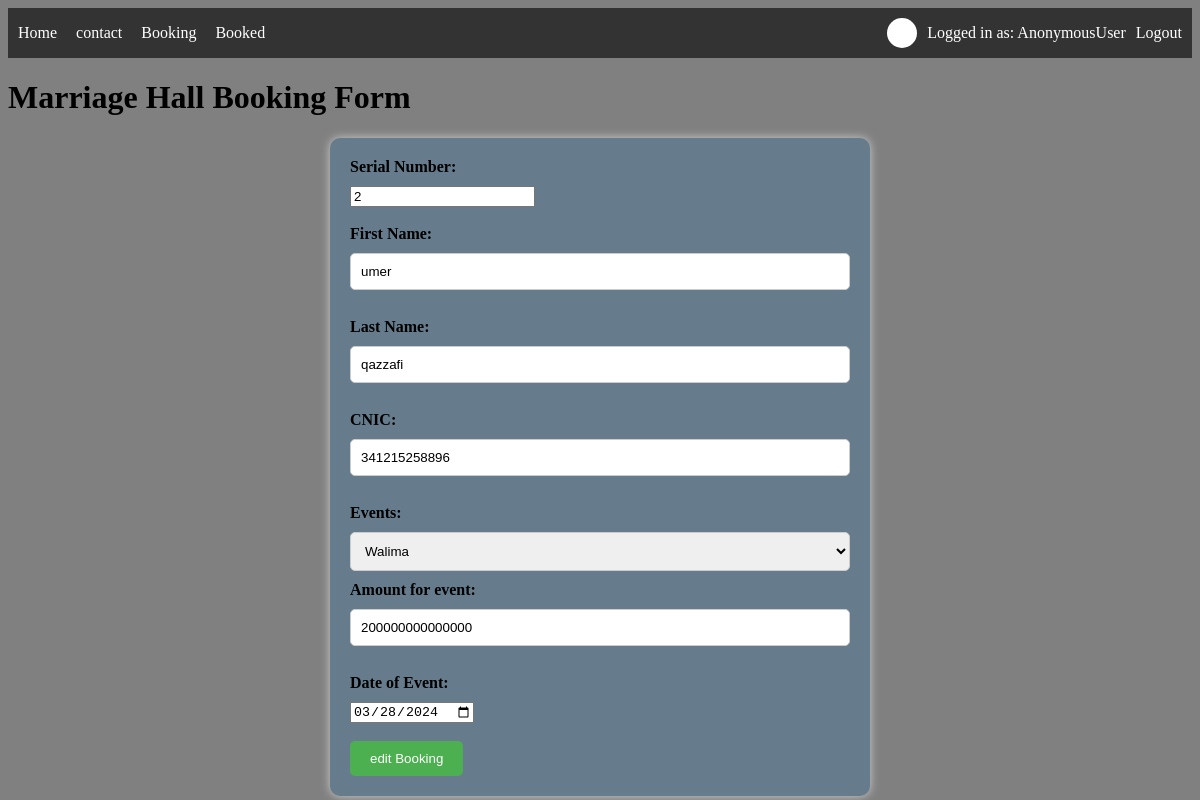
Page /edit/2 on the committed database.
### marriageapp/models.py (models this page shows, shortened)
class Bookingss(models.Model):
    serial_number = models.IntegerField(null = True)
    fname = models.CharField(max_length=50)
    lname = models.CharField(max_length=50)
    cnic = models.CharField(max_length=50)
    events = models.CharField(max_length=50)
    amount = models.CharField(max_length= 50)
    date = models.DateField()

### marriageapp/views.py (the view)
# urls.py: path('edit/<int:serial_number>' , views.edit , name='edit'),
def edit(request , serial_number):
    edits = Bookingss.objects.get(serial_number = serial_number)
    return render(request, "edit.html" , {'edits': edits})

### templates/edit.html (shortened to what this page needs)
{% extends "base.html" %}
{%load static%}
{% block additional_styles %} <link rel="stylesheet" href="{% static "edit.css" %}"> {% endblock additional_styles %}
{% block body %}
<h1>Marriage Hall Booking Form</h1>
    <form action="editrecord/{{edits.serial_number}}" method="post" >
        <label for="serial_number">Serial Number:</label>
        <input type="Number" id="serial_number" name="serial_number" value="{{edits.serial_number}}" readonly><br><br>
        <label for="fname">First Name:</label>
        <input type="text" id="fname" name="fname" value="{{edits.fname}}" required><br><br>
        <label for="lname">Last Name:</label>
        <input type="text" id="lname" name="lname" value="{{edits.lname}}" required><br><br>
        <label for="CNIC">CNIC:</label>
        <input type="text" id="cnic" name="cnic" value="{{edits.cnic}}" required><br><br>
        <label for="events">Events:</label>
        <select name="events" id="dropdownMenu">
            <option value="walima" {% if edits.events == 'walima' %}selected{% endif %}>Walima</option>
        </select>
        <label for="amount">Amount for event:</label>
        <input type="text" id="amount" name="amount" value="{{edits.amount}}" required><br><br>
        <label for="date">Date of Event:</label>
        <input type="date" id="date" name="date" value="{{ edits.date|date:'Y-m-d' }}" required><br><br>
        <input type="submit" value="edit Booking">
    </form>
    {% endblock body %}

### static/edit.css (style rules this page uses)
form { width: 500px; margin: 0 auto; padding: 20px; background-color: #667c8d; border-radius: 10px; box-shadow: 0 0 10px #ccc; }
body { background-color: grey; }
label { display: block; margin-bottom: 10px; font-weight: bold; }
input[type="text"], select { width: 100%; padding: 10px; border: 1px solid #ccc; border-radius: 5px; box-sizing: border-box; margin-bottom: 10px; }
input[type="submit"] { background-color: #4caf50; color: white; padding: 10px 20px; border: none; border-radius: 5px; cursor: pointer; }

### rows in the picture
Bookingss: serial_number "2", fname "umer", lname "qazzafi", cnic "341215258896", events "Walima", amount "200000000000000", date "03/28/2024"

### other values in the picture
{{ request.user }} "AnonymousUser"
